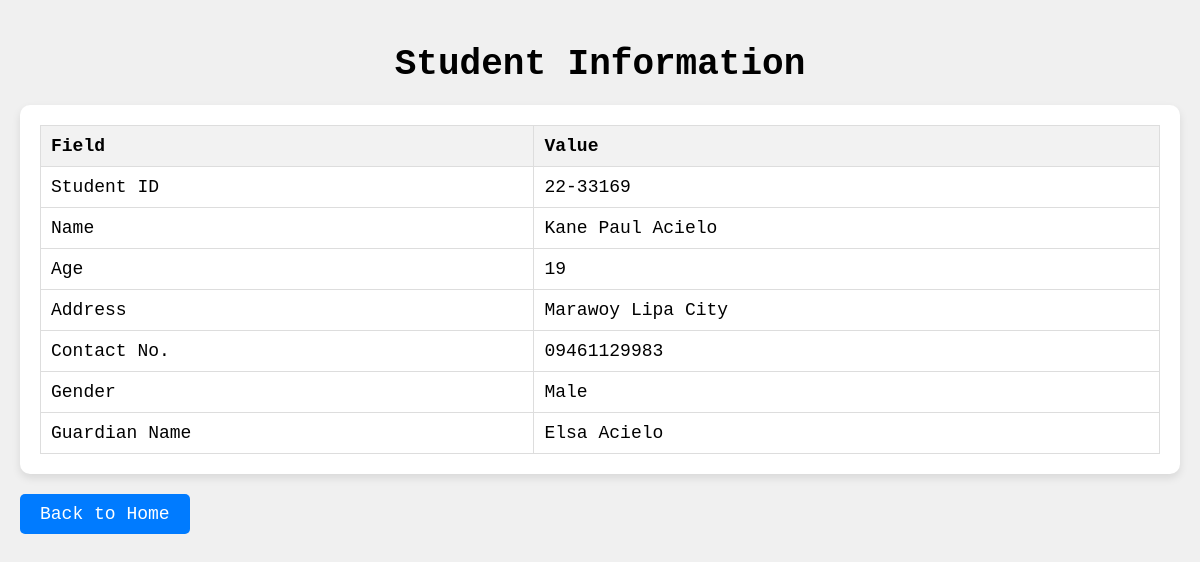
/read.php?id=22-33169, run on the app's committed database.
### tables this page shows
CREATE TABLE `it2205` (
  `studentID` varchar(10) NOT NULL,
  `name` varchar(30) DEFAULT NULL,
  `age` int(11) DEFAULT NULL,
  `address` varchar(100) DEFAULT NULL,
  `contactNo` varchar(15) DEFAULT NULL,
  `gender` varchar(10) DEFAULT NULL,
  `guardianName` varchar(30) DEFAULT NULL
);

### read.php (the view, shortened to what this page needs)
<?php include "db.php"; ?>
<!DOCTYPE html>
<html lang="en">
<head>
</head>
<body>
    <h1>Student Information</h1>
    <div class="container">
        <?php
        if (isset($_GET['id'])) {
            $studentID = $_GET['id'];
            $query = "SELECT * FROM IT2205 WHERE studentID = '$studentID'";
            $result = mysqli_query($connection, $query);
            if (mysqli_num_rows($result) > 0) {
                $row = mysqli_fetch_assoc($result);
        ?>
                <table>
                    <tr>
                        <th>Field</th>
                        <th>Value</th>
                    </tr>
                    <tr>
                        <td>Student ID</td>
                        <td><?php echo $row['studentID']; ?></td>
                    </tr>
                    <tr>
                        <td>Name</td>
                        <td><?php echo $row['name']; ?></td>
                    </tr>
                    <tr>
                        <td>Age</td>
                        <td><?php echo $row['age']; ?></td>
                    </tr>
                    <tr>
                        <td>Address</td>
                        <td><?php echo $row['address']; ?></td>
                    </tr>
                    <tr>
                        <td>Contact No.</td>
                        <td><?php echo $row['contactNo']; ?></td>
                    </tr>
                    <tr>
                        <td>Gender</td>
                        <td><?php echo $row['gender']; ?></td>
                    </tr>
                    <tr>
                        <td>Guardian Name</td>
                        <td><?php echo $row['guardianName']; ?></td>
                    </tr>
                </table>
        <?php
            } else {
                echo "<p>No matching student found.</p>";
            }
        }
        ?>
    </div>
    <a href="index.php" class="back-link">Back to Home</a>
</body>
</html>

### read.php (style rules this page uses)
body { font-family: monospace; background-color: #f0f0f0; margin: 0; padding: 20px; font-size: 18px; }
h1 { text-align: center; margin-bottom: 20px; }
.container { background-color: #fff; padding: 20px; border-radius: 10px; box-shadow: 0 4px 8px rgba(0, 0, 0, 0.1); }
.back-link { display: inline-block; margin-top: 20px; text-align: center; padding: 10px 20px; background-color: #007bff; color: #fff; text-decoration: none; border: none; border-radius: 5px; cursor: pointer; }
table { width: 100%; border-collapse: collapse; }
th, td { padding: 10px; border: 1px solid #ddd; text-align: left; }
th { background-color: #f2f2f2; }

### data on the page
it2205: studentID "22-33169", name "Kane Paul Acielo", age "19", address "Marawoy Lipa City", contactNo "09461129983", gender "Male", guardianName "Elsa Acielo"
